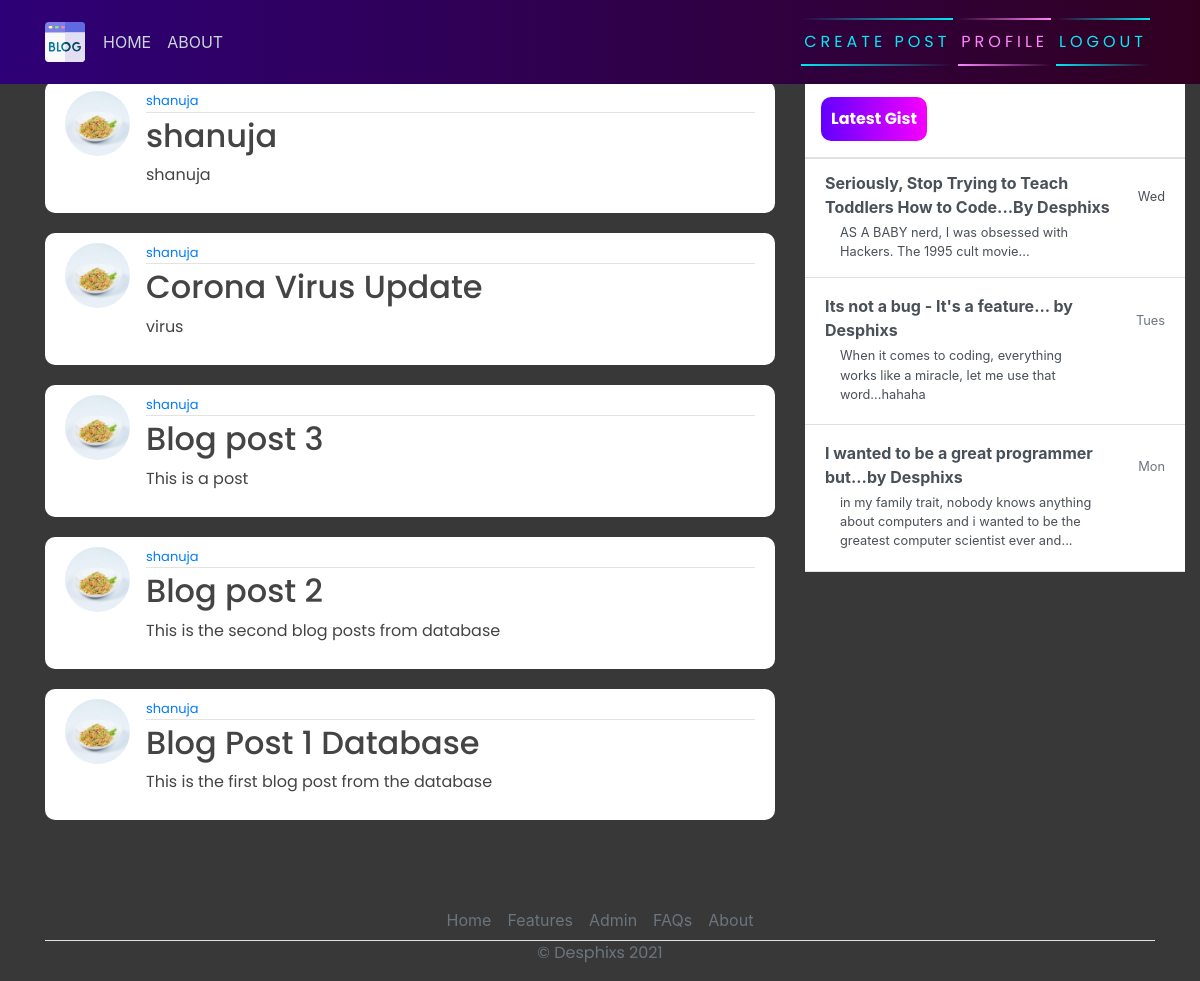
The app's page / (signed in) with its own data.
### blog/models.py (models this page shows, shortened)
class post(models.Model):
    title = models.CharField(max_length=200)
    content = models.TextField()
    date_posted = models.DateTimeField(default=timezone.now)
    author = models.ForeignKey(User, on_delete=models.CASCADE)

### users/models.py (models this page shows, shortened)
class Profile(models.Model):
    user = models.OneToOneField(User, on_delete=models.CASCADE)
    image = models.ImageField(default='default.jpg', upload_to='profile_pics')

### blog/views.py (the view)
# urls.py: path('', PostListView.as_view(), name="blog-home"),
class PostListView(LoginRequiredMixin,  ListView):
    model = post
    template_name = 'blog/home.html'
    context_object_name = 'posts'
    ordering = ['-date_posted']

### blog/templates/blog/home.html (shortened to what this page needs)
{% extends 'blog/base.html'%}
{% block content %}
    {% for posts in posts %}
        <article class="media content-section">
            <img class=" rounded-circle article-img" src="{{ posts.author.profile.image.url }}" alt="">
            <div class="media-body">
                <div class="article-metadata">
                    <a class="mr-2" href="#">{{ posts.author }}</a>
                </div>
                <h2><a class="article-title" >{{ posts.title }}</a></h2>
                <p class="article-content">{{ posts.content }}</p>
            </div>
            <br>
        </article>
    {% endfor %}
{% endblock content%}

### blog/templates/blog/base.html (shortened to what this page needs)
{% load static %}
<!DOCTYPE html>
<html>
<head>
    <link rel="stylesheet" href="https://maxcdn.bootstrapcdn.com/bootstrap/4.0.0/css/bootstrap.min.css">
    <link rel="stylesheet" href="{% static 'blog/main.css' %}">
</head>
<body>
    <header class="site-header">
      <nav class="navbar navbar-expand-md navbar-dark bg-steel fixed-top">
        <div class="container">
          <div class="collapse navbar-collapse" id="navbarToggle">
            <div class="navbar-nav mr-auto">
                {% if user.is_authenticated %}
              <a class="nav-item nav-link" href="{% url 'blog-home' %}">HOME</a>
              <a class="nav-item nav-link" href="{% url 'blog-about' %}">ABOUT</a>
            </div>
            <div class="navbar-nav">
                <a href="{% url 'blog-new' %}" id="auth-links">
                <span></span>
                <span></span>
                Create Post
            </a>
                <a href="{% url 'profile' %}" id="auth-links">
                <span></span>
                <span></span>
                Profile
            </a>
                <a href="{% url 'logout' %}" id="auth-links">
                <span></span>
                <span></span>
                Logout
            </a>
                {% endif %}
            </div>
          </div>
        </div>
      </nav>
    </header>
    <main role="main" class="container">
      <div class="row">
          <div class="col-md-8">
          </div>
        <div class="col-md-8">
           {% block content %}{% endblock %}
        </div>
        <div class="col-md-4">
          <div class="content-sectionw">
            <div class="d-flex flex-column align-items-stretch flex-shrink-0 bg-white" style="width: 380px;" style="padding-top: 120px;">
                <a id="list-group" style="text-decoration: none;" href="" class="d-flex align-items-center flex-shrink-0 p-3 link-dark text-decoration-none border-bottom">
                  <span class="fs-5 fw-semibold" id="gist-btn">Latest Gist</span>
                </a>
                <div class="list-group list-group-flush border-bottom scrollarea">
                  <a href="#" class="list-group-item list-group-item-action  lh-tight" aria-current="true">
                    <div class="d-flex w-100 align-items-center justify-content-between">
                      <strong class="mb-1">Seriously, Stop Trying to Teach Toddlers How to Code...By Desphixs
                    </strong>
                      <small>Wed</small>
                    </div>
                    <div class="col-10 mb-1 small">AS A BABY nerd, I was obsessed with Hackers. The 1995 cult movie... </div>
                  </a>
                  <a href="#" class="list-group-item list-group-item-action py-3 lh-tight">
                    <div class="d-flex w-100 align-items-center justify-content-between">
                      <strong class="mb-1">Its not a bug - It's a feature... by Desphixs</strong>
                      <small class="text-muted">Tues</small>
                    </div>
                    <div class="col-10 mb-1 small">When it comes to coding, everything works like a miracle, let me use that word...hahaha</div>
                  </a>
                  <a href="#" class="list-group-item list-group-item-action py-3 lh-tight">
                    <div class="d-flex w-100 align-items-center justify-content-between">
                      <strong class="mb-1">I wanted to be a great programmer but...by Desphixs</strong>
                      <small class="text-muted">Mon</small>
                    </div>
                    <div class="col-10 mb-1 small">in my family trait, nobody knows anything about computers and i wanted to be the greatest computer scientist ever and...</div>
                  </a>
                </div>
              </div>
          </div>
        </div>
      </div>
        <footer class="" >
          <ul class="nav justify-content-center border-bottom"  style="margin-top: 60px;">
            <li class="nav-item"><a href="#" class="nav-link px-2 text-muted">Home</a></li>
            <li class="nav-item"><a href="#" class="nav-link px-2 text-muted">Features</a></li>
            <li class="nav-item"><a href="admin/" class="nav-link px-2 text-muted">Admin</a></li>
            <li class="nav-item"><a href="#" class="nav-link px-2 text-muted">FAQs</a></li>
            <li class="nav-item"><a href="#" class="nav-link px-2 text-muted">About</a></li>
          </ul>
          <p class="text-center text-muted">&copy; Desphixs 2021</p>
        </footer>
    </main>
</body>
</html>

### blog/static/blog/main.css (style rules this page uses)
body { background-color: rgb(56, 56, 56); margin-top: 5rem; background-size: contain; background-repeat: no-repeat; }
h1, h2, h3, h4, h5, h6, p { color: #444444; font-family: 'Poppins', sans-serif; }
ul { margin: 0; }
.bg-steel { background: linear-gradient(270deg, rgb(49, 0, 33) 0%, rgb(46, 0, 119) 100%); }
.site-header .navbar-nav .nav-link { color: #cbd5db; }
.content-section { background: #ffffff; padding: 10px 20px; border-radius: 10px; margin-bottom: 20px; }
.article-title { color: #444444; }
.article-content { white-space: pre-line; }
.article-img { height: 65px; width: 65px; margin-right: 16px; }
.article-metadata { font-family: 'Poppins', sans-serif; padding-bottom: 1px; margin-bottom: 4px; font-size: 13px; border-bottom: 1px solid #e3e3e3 }
svg { width: 50px; height: 50px; }
#auth-links { font-family: 'Poppins', sans-serif; position: relative; display: inline-block; padding: 12px 3px; margin: 10px 0; color: #03e9f4; text-decoration: none; text-transform: uppercase; transition: 0.5s; letter-spacing: 4px; overflow: hidden; margin-right: 5px; }
#auth-links:nth-child(2) { filter: hue-rotate(110deg); }
#auth-links span { position: absolute; display: block; }
#auth-links span:nth-child(1) { top: 0; left: 0; width: 100%; height: 2px; background: linear-gradient(90deg,transparent,#03e9f4); animation: animate1 1s linear infinite; }
#auth-links span:nth-child(3) { bottom: 0; right: 0; width: 100%; height: 2px; background: linear-gradient(270deg,transparent,#03e9f4); animation: animate3 1s linear infinite; animation-delay: 0.50s; }
#gist-btn { color: black; background: linear-gradient(270deg, rgb(247, 0, 255) 0%, rgb(98, 0, 255) 100%); padding: 10px; color: white; font-family: 'Poppins', sans-serif; font-weight: bold; border-radius: 10px; }

### records on screen
post: author.profile.image (picture), author "shanuja", title "shanuja", content "shanuja"
post: author.profile.image (picture), author "shanuja", title "Corona Virus Update", content "virus"
post: author.profile.image (picture), author "shanuja", title "Blog post 3", content "This is a post"
post: author.profile.image (picture), author "shanuja", title "Blog post 2", content "This is the second blog posts from database"
post: author.profile.image (picture), author "shanuja", title "Blog Post 1 Database", content "This is the first blog post from the database"
